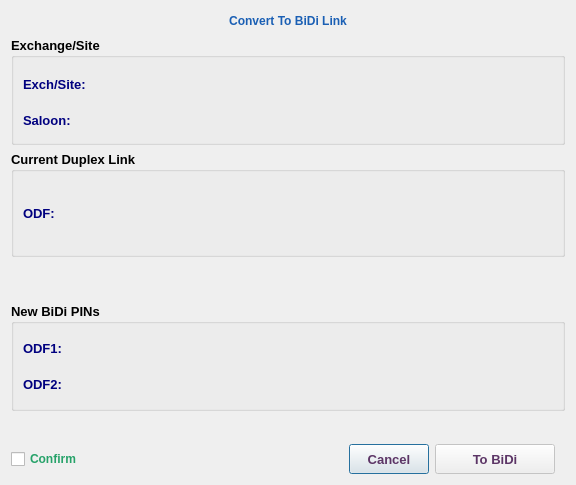
<?xml version="1.0" encoding="UTF-8"?>
<ui version="4.0">
 <class>ConvertToBiDi</class>
 <widget class="QDialog" name="ConvertToBiDi">
  <property name="geometry">
   <rect>
    <x>0</x>
    <y>0</y>
    <width>576</width>
    <height>485</height>
   </rect>
  </property>
  <property name="windowTitle">
   <string>Convert To BiDi</string>
  </property>
  <property name="windowIcon">
   <iconset resource="../../../../image.qrc">
    <normaloff>:/Image/BiDi.png</normaloff>:/Image/BiDi.png</iconset>
  </property>
  <layout class="QVBoxLayout" name="verticalLayout_6">
   <item>
    <layout class="QHBoxLayout" name="horizontalLayout">
     <item>
      <spacer name="horizontalSpacer">
       <property name="orientation">
        <enum>Qt::Horizontal</enum>
       </property>
       <property name="sizeHint" stdset="0">
        <size>
         <width>40</width>
         <height>20</height>
        </size>
       </property>
      </spacer>
     </item>
     <item>
      <widget class="QLabel" name="label">
       <property name="font">
        <font>
         <bold>true</bold>
        </font>
       </property>
       <property name="styleSheet">
        <string notr="true">color: rgb(26, 95, 180);</string>
       </property>
       <property name="text">
        <string>Convert To BiDi Link</string>
       </property>
       <property name="alignment">
        <set>Qt::AlignCenter</set>
       </property>
      </widget>
     </item>
     <item>
      <spacer name="horizontalSpacer_2">
       <property name="orientation">
        <enum>Qt::Horizontal</enum>
       </property>
       <property name="sizeHint" stdset="0">
        <size>
         <width>40</width>
         <height>20</height>
        </size>
       </property>
      </spacer>
     </item>
    </layout>
   </item>
   <item>
    <widget class="QGroupBox" name="groupBox">
     <property name="font">
      <font>
       <family>Tahoma</family>
       <pointsize>10</pointsize>
       <bold>true</bold>
      </font>
     </property>
     <property name="title">
      <string>Exchange/Site</string>
     </property>
     <layout class="QVBoxLayout" name="verticalLayout_5">
      <item>
       <layout class="QHBoxLayout" name="horizontalLayout_6">
        <item>
         <widget class="QLabel" name="label_7">
          <property name="minimumSize">
           <size>
            <width>120</width>
            <height>30</height>
           </size>
          </property>
          <property name="maximumSize">
           <size>
            <width>120</width>
            <height>25</height>
           </size>
          </property>
          <property name="font">
           <font>
            <family>Tahoma</family>
            <pointsize>10</pointsize>
            <bold>true</bold>
           </font>
          </property>
          <property name="styleSheet">
           <string notr="true">color: rgb(0, 0, 127);</string>
          </property>
          <property name="text">
           <string>Exch/Site:</string>
          </property>
         </widget>
        </item>
        <item>
         <widget class="QLabel" name="abbrLbl">
          <property name="sizePolicy">
           <sizepolicy hsizetype="Expanding" vsizetype="Preferred">
            <horstretch>0</horstretch>
            <verstretch>0</verstretch>
           </sizepolicy>
          </property>
          <property name="minimumSize">
           <size>
            <width>400</width>
            <height>30</height>
           </size>
          </property>
          <property name="maximumSize">
           <size>
            <width>300</width>
            <height>30</height>
           </size>
          </property>
          <property name="font">
           <font>
            <family>Tahoma</family>
            <pointsize>10</pointsize>
            <bold>true</bold>
           </font>
          </property>
          <property name="styleSheet">
           <string notr="true">color: rgb(85, 0, 127);</string>
          </property>
          <property name="text">
           <string/>
          </property>
          <property name="wordWrap">
           <bool>true</bool>
          </property>
         </widget>
        </item>
        <item>
         <spacer name="horizontalSpacer_8">
          <property name="orientation">
           <enum>Qt::Horizontal</enum>
          </property>
          <property name="sizeHint" stdset="0">
           <size>
            <width>40</width>
            <height>20</height>
           </size>
          </property>
         </spacer>
        </item>
       </layout>
      </item>
      <item>
       <layout class="QHBoxLayout" name="horizontalLayout_7">
        <item>
         <widget class="QLabel" name="label_8">
          <property name="minimumSize">
           <size>
            <width>120</width>
            <height>30</height>
           </size>
          </property>
          <property name="maximumSize">
           <size>
            <width>120</width>
            <height>25</height>
           </size>
          </property>
          <property name="font">
           <font>
            <family>Tahoma</family>
            <pointsize>10</pointsize>
            <bold>true</bold>
           </font>
          </property>
          <property name="styleSheet">
           <string notr="true">color: rgb(0, 0, 127);</string>
          </property>
          <property name="text">
           <string>Saloon:</string>
          </property>
         </widget>
        </item>
        <item>
         <widget class="QLabel" name="saloonLbl">
          <property name="sizePolicy">
           <sizepolicy hsizetype="Expanding" vsizetype="Preferred">
            <horstretch>0</horstretch>
            <verstretch>0</verstretch>
           </sizepolicy>
          </property>
          <property name="minimumSize">
           <size>
            <width>400</width>
            <height>30</height>
           </size>
          </property>
          <property name="maximumSize">
           <size>
            <width>300</width>
            <height>30</height>
           </size>
          </property>
          <property name="font">
           <font>
            <family>Tahoma</family>
            <pointsize>10</pointsize>
            <bold>true</bold>
           </font>
          </property>
          <property name="styleSheet">
           <string notr="true">color: rgb(85, 0, 127);</string>
          </property>
          <property name="text">
           <string/>
          </property>
          <property name="wordWrap">
           <bool>true</bool>
          </property>
         </widget>
        </item>
        <item>
         <spacer name="horizontalSpacer_7">
          <property name="orientation">
           <enum>Qt::Horizontal</enum>
          </property>
          <property name="sizeHint" stdset="0">
           <size>
            <width>40</width>
            <height>20</height>
           </size>
          </property>
         </spacer>
        </item>
       </layout>
      </item>
     </layout>
    </widget>
   </item>
   <item>
    <widget class="QGroupBox" name="groupBox_2">
     <property name="font">
      <font>
       <family>Tahoma</family>
       <pointsize>10</pointsize>
       <bold>true</bold>
      </font>
     </property>
     <property name="title">
      <string>Current Duplex Link</string>
     </property>
     <layout class="QHBoxLayout" name="horizontalLayout_3">
      <item>
       <layout class="QHBoxLayout" name="horizontalLayout_8">
        <item>
         <widget class="QLabel" name="label_9">
          <property name="minimumSize">
           <size>
            <width>100</width>
            <height>30</height>
           </size>
          </property>
          <property name="maximumSize">
           <size>
            <width>100</width>
            <height>30</height>
           </size>
          </property>
          <property name="font">
           <font>
            <family>Tahoma</family>
            <pointsize>10</pointsize>
            <bold>true</bold>
           </font>
          </property>
          <property name="styleSheet">
           <string notr="true">color: rgb(0, 0, 127);</string>
          </property>
          <property name="text">
           <string>ODF:</string>
          </property>
         </widget>
        </item>
        <item>
         <widget class="QLabel" name="odfLbl">
          <property name="sizePolicy">
           <sizepolicy hsizetype="Expanding" vsizetype="Preferred">
            <horstretch>0</horstretch>
            <verstretch>0</verstretch>
           </sizepolicy>
          </property>
          <property name="minimumSize">
           <size>
            <width>100</width>
            <height>30</height>
           </size>
          </property>
          <property name="maximumSize">
           <size>
            <width>300</width>
            <height>30</height>
           </size>
          </property>
          <property name="font">
           <font>
            <family>Tahoma</family>
            <pointsize>10</pointsize>
            <bold>true</bold>
           </font>
          </property>
          <property name="styleSheet">
           <string notr="true">color: rgb(85, 0, 127);</string>
          </property>
          <property name="text">
           <string/>
          </property>
          <property name="wordWrap">
           <bool>true</bool>
          </property>
         </widget>
        </item>
        <item>
         <spacer name="horizontalSpacer_6">
          <property name="orientation">
           <enum>Qt::Horizontal</enum>
          </property>
          <property name="sizeHint" stdset="0">
           <size>
            <width>40</width>
            <height>20</height>
           </size>
          </property>
         </spacer>
        </item>
       </layout>
      </item>
      <item>
       <widget class="QLabel" name="label_15">
        <property name="minimumSize">
         <size>
          <width>64</width>
          <height>64</height>
         </size>
        </property>
        <property name="maximumSize">
         <size>
          <width>64</width>
          <height>64</height>
         </size>
        </property>
        <property name="font">
         <font>
          <family>Tahoma</family>
          <pointsize>10</pointsize>
          <bold>true</bold>
         </font>
        </property>
        <property name="text">
         <string/>
        </property>
        <property name="pixmap">
         <pixmap resource="../../../../image.qrc">:/Image/Duplex.png</pixmap>
        </property>
       </widget>
      </item>
     </layout>
    </widget>
   </item>
   <item>
    <spacer name="verticalSpacer_2">
     <property name="orientation">
      <enum>Qt::Vertical</enum>
     </property>
     <property name="sizeHint" stdset="0">
      <size>
       <width>20</width>
       <height>40</height>
      </size>
     </property>
    </spacer>
   </item>
   <item>
    <widget class="QGroupBox" name="groupBox_3">
     <property name="font">
      <font>
       <family>Tahoma</family>
       <pointsize>10</pointsize>
       <bold>true</bold>
      </font>
     </property>
     <property name="title">
      <string>New BiDi PINs</string>
     </property>
     <layout class="QHBoxLayout" name="horizontalLayout_2">
      <item>
       <layout class="QVBoxLayout" name="verticalLayout_4">
        <item>
         <layout class="QVBoxLayout" name="verticalLayout_7">
          <item>
           <layout class="QHBoxLayout" name="horizontalLayout_9">
            <item>
             <widget class="QLabel" name="label_10">
              <property name="minimumSize">
               <size>
                <width>100</width>
                <height>30</height>
               </size>
              </property>
              <property name="maximumSize">
               <size>
                <width>100</width>
                <height>30</height>
               </size>
              </property>
              <property name="font">
               <font>
                <family>Tahoma</family>
                <pointsize>10</pointsize>
                <bold>true</bold>
               </font>
              </property>
              <property name="styleSheet">
               <string notr="true">color: rgb(0, 0, 127);</string>
              </property>
              <property name="text">
               <string>ODF1:</string>
              </property>
             </widget>
            </item>
            <item>
             <widget class="QLabel" name="odfLbl_1">
              <property name="sizePolicy">
               <sizepolicy hsizetype="Expanding" vsizetype="Preferred">
                <horstretch>0</horstretch>
                <verstretch>0</verstretch>
               </sizepolicy>
              </property>
              <property name="minimumSize">
               <size>
                <width>200</width>
                <height>30</height>
               </size>
              </property>
              <property name="maximumSize">
               <size>
                <width>200</width>
                <height>30</height>
               </size>
              </property>
              <property name="font">
               <font>
                <family>Tahoma</family>
                <pointsize>10</pointsize>
                <bold>true</bold>
               </font>
              </property>
              <property name="styleSheet">
               <string notr="true">color: rgb(85, 0, 127);</string>
              </property>
              <property name="text">
               <string/>
              </property>
              <property name="wordWrap">
               <bool>true</bool>
              </property>
             </widget>
            </item>
            <item>
             <spacer name="horizontalSpacer_4">
              <property name="orientation">
               <enum>Qt::Horizontal</enum>
              </property>
              <property name="sizeHint" stdset="0">
               <size>
                <width>40</width>
                <height>20</height>
               </size>
              </property>
             </spacer>
            </item>
           </layout>
          </item>
         </layout>
        </item>
        <item>
         <layout class="QVBoxLayout" name="verticalLayout_8">
          <item>
           <layout class="QHBoxLayout" name="horizontalLayout_10">
            <item>
             <widget class="QLabel" name="label_11">
              <property name="minimumSize">
               <size>
                <width>100</width>
                <height>30</height>
               </size>
              </property>
              <property name="maximumSize">
               <size>
                <width>100</width>
                <height>30</height>
               </size>
              </property>
              <property name="font">
               <font>
                <family>Tahoma</family>
                <pointsize>10</pointsize>
                <bold>true</bold>
               </font>
              </property>
              <property name="styleSheet">
               <string notr="true">color: rgb(0, 0, 127);</string>
              </property>
              <property name="text">
               <string>ODF2:</string>
              </property>
             </widget>
            </item>
            <item>
             <widget class="QLabel" name="odfLbl_2">
              <property name="sizePolicy">
               <sizepolicy hsizetype="Expanding" vsizetype="Preferred">
                <horstretch>0</horstretch>
                <verstretch>0</verstretch>
               </sizepolicy>
              </property>
              <property name="minimumSize">
               <size>
                <width>200</width>
                <height>30</height>
               </size>
              </property>
              <property name="maximumSize">
               <size>
                <width>200</width>
                <height>30</height>
               </size>
              </property>
              <property name="font">
               <font>
                <family>Tahoma</family>
                <pointsize>10</pointsize>
                <bold>true</bold>
               </font>
              </property>
              <property name="styleSheet">
               <string notr="true">color: rgb(85, 0, 127);</string>
              </property>
              <property name="text">
               <string/>
              </property>
              <property name="wordWrap">
               <bool>true</bool>
              </property>
             </widget>
            </item>
            <item>
             <spacer name="horizontalSpacer_5">
              <property name="orientation">
               <enum>Qt::Horizontal</enum>
              </property>
              <property name="sizeHint" stdset="0">
               <size>
                <width>40</width>
                <height>20</height>
               </size>
              </property>
             </spacer>
            </item>
           </layout>
          </item>
         </layout>
        </item>
       </layout>
      </item>
      <item>
       <widget class="QLabel" name="label_16">
        <property name="minimumSize">
         <size>
          <width>64</width>
          <height>64</height>
         </size>
        </property>
        <property name="maximumSize">
         <size>
          <width>64</width>
          <height>64</height>
         </size>
        </property>
        <property name="font">
         <font>
          <family>Tahoma</family>
          <pointsize>10</pointsize>
          <bold>true</bold>
         </font>
        </property>
        <property name="text">
         <string/>
        </property>
        <property name="pixmap">
         <pixmap resource="../../../../image.qrc">:/Image/BiDi.png</pixmap>
        </property>
       </widget>
      </item>
     </layout>
    </widget>
   </item>
   <item>
    <spacer name="verticalSpacer">
     <property name="orientation">
      <enum>Qt::Vertical</enum>
     </property>
     <property name="sizeHint" stdset="0">
      <size>
       <width>20</width>
       <height>15</height>
      </size>
     </property>
    </spacer>
   </item>
   <item>
    <layout class="QHBoxLayout" name="horizontalLayout_12">
     <property name="rightMargin">
      <number>10</number>
     </property>
     <item>
      <widget class="QCheckBox" name="confirmChB">
       <property name="font">
        <font>
         <bold>true</bold>
        </font>
       </property>
       <property name="styleSheet">
        <string notr="true">color: rgb(38, 162, 105);</string>
       </property>
       <property name="text">
        <string>Confirm</string>
       </property>
      </widget>
     </item>
     <item>
      <spacer name="horizontalSpacer_3">
       <property name="font">
        <font>
         <family>Tahoma</family>
         <pointsize>10</pointsize>
        </font>
       </property>
       <property name="orientation">
        <enum>Qt::Horizontal</enum>
       </property>
       <property name="sizeHint" stdset="0">
        <size>
         <width>40</width>
         <height>20</height>
        </size>
       </property>
      </spacer>
     </item>
     <item>
      <widget class="QPushButton" name="cancelBtn">
       <property name="sizePolicy">
        <sizepolicy hsizetype="Preferred" vsizetype="Preferred">
         <horstretch>0</horstretch>
         <verstretch>0</verstretch>
        </sizepolicy>
       </property>
       <property name="minimumSize">
        <size>
         <width>80</width>
         <height>30</height>
        </size>
       </property>
       <property name="maximumSize">
        <size>
         <width>150</width>
         <height>30</height>
        </size>
       </property>
       <property name="font">
        <font>
         <family>Tahoma</family>
         <pointsize>10</pointsize>
         <bold>true</bold>
        </font>
       </property>
       <property name="styleSheet">
        <string notr="true">color: rgb(92, 53, 102);</string>
       </property>
       <property name="text">
        <string>Cancel</string>
       </property>
      </widget>
     </item>
     <item>
      <widget class="QPushButton" name="okBtn">
       <property name="enabled">
        <bool>false</bool>
       </property>
       <property name="sizePolicy">
        <sizepolicy hsizetype="Preferred" vsizetype="Preferred">
         <horstretch>0</horstretch>
         <verstretch>0</verstretch>
        </sizepolicy>
       </property>
       <property name="minimumSize">
        <size>
         <width>120</width>
         <height>30</height>
        </size>
       </property>
       <property name="maximumSize">
        <size>
         <width>200</width>
         <height>30</height>
        </size>
       </property>
       <property name="font">
        <font>
         <family>Tahoma</family>
         <pointsize>10</pointsize>
         <bold>true</bold>
        </font>
       </property>
       <property name="styleSheet">
        <string notr="true">color: rgb(92, 53, 102);</string>
       </property>
       <property name="text">
        <string>To BiDi</string>
       </property>
       <property name="icon">
        <iconset resource="../../../../image.qrc">
         <normaloff>:/Image/BiDi.png</normaloff>:/Image/BiDi.png</iconset>
       </property>
       <property name="iconSize">
        <size>
         <width>20</width>
         <height>20</height>
        </size>
       </property>
      </widget>
     </item>
    </layout>
   </item>
  </layout>
 </widget>
 <resources>
  <include location="../../../../image.qrc"/>
 </resources>
 <connections/>
</ui>
